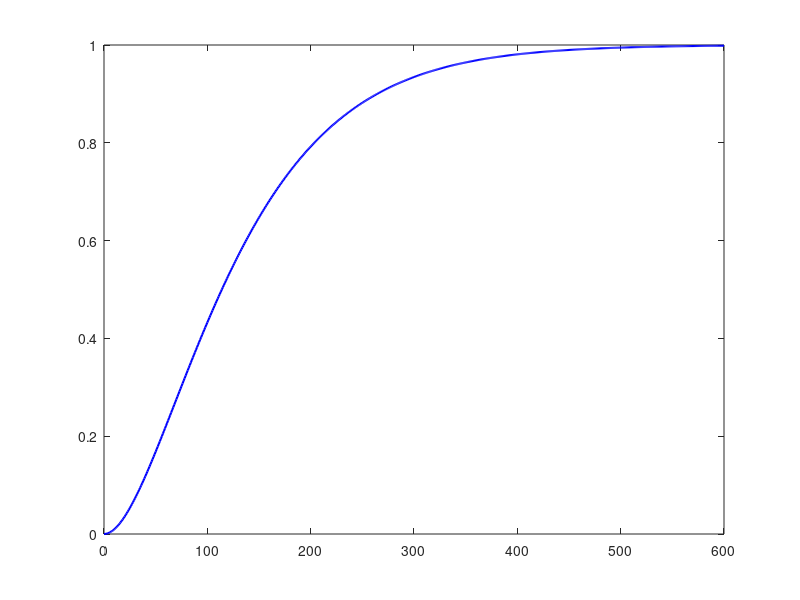

The MATLAB source for this figure: (Note: this script raises an error after producing the figure.)
% Parameter für das L2-Modell
rho = 1000; % Dichte der Flüssigkeit in kg/m^3
A = 1; % Grundfläche in m^2
a = 0.003; % Querschnitt des Auslaufs in m^2
g = 9.81; % Erdbeschleunigung in m/s^2
qzu = 6.0; % Stationärer Zufluss in kg/s

c2 = 1 / (rho * A);
c3 = (a * a * rho * g) / (A * qzu);
num = [c3];
den = [1 c3];

% Übertragungsfunktion für das L2-Modell
G1 = tf(num, den);

% Serienkaskade von zwei L2-Modellen
G2 = G1; % Da beide Modelle gleich sind, setzen wir G2 = G1
G_total = series(G1, G2); % Serienverknüpfung der beiden Modelle

% Simulation der Sprungantwort
t = 0:1:600; % Zeitvektor von 0 bis 600 Sekunden in Schritten von 1 s
[y, t] = step(G_total, t);

% Berechnung des Verstärkungsfaktors (Endwert der Sprungantwort)
steady_state_value = y(end);

% Berechnung der Steigung der Sprungantwort bei t = 0
initial_slope = (y(2) - y(1)) / (t(2) - t(1));

% Berechnung der Zeitkonstanten (63,2% des Endwerts)
target_value = 0.632 * steady_state_value;
T_index = find(y >= target_value, 1); % Index für ersten Punkt bei 63.2% des Endwerts
T_approx = t(T_index); % Zeitkonstante T


% Ableitung (Wendetangente)
dy_dt = diff(y) ./ diff(t); % Numerische Ableitung der Sprungantwort
[~, wende_index] = max(dy_dt); % Index des maximalen Anstiegs (Wendepunkt)
t_w = t(wende_index); % Zeit des Wendepunkts
x_w = y(wende_index); % Sprungantwort beim Wendepunkt
slope_w = dy_dt(wende_index); % Steigung der Wendetangente

% Verzugszeit (T_e) basierend auf Tangente (Schnittpunkt mit y=0)
Te = t_w - x_w / slope_w;

% Ausgleichszeit (T_b) (Schnittpunkt der Tangente mit Endwert)
Tb = (steady_state_value - x_w) / slope_w + t_w;
Tb=Tb-Te;

% Plot erstellen
figure;
plot(t, y, 'b-', 'LineWidth', 1.5); % Plot in Blau mit Linienbreite 1.5
hold on;
yline(steady_state_value, 'g--'); % Verstärkungsfaktor-Linie
xline(Te, 'm--'); % Verzugszeit-Linie
xline(Tb, 'c--'); % klassische Ausgleichszeit-Linie
plot(t_w, x_w, 'ro', 'DisplayName', 'Wendepunkt'); % Wendepunkt
plot([t_w Tb], [x_w steady_state_value], 'r--', 'DisplayName', 'Wendetangente'); % Wendetangente
%xline(Tb, 'm--', ['T_b = ', num2str(t_b, '%.2f'), ' s']); % Ausgleichszeit-Linie

% Beschriftung der Verstärkungsfaktors und der Zeitkonstanten
text(20, steady_state_value - 0.05, ['K = ', num2str(steady_state_value, '%.2f'), ' m'], 'Color', 'green', 'HorizontalAlignment', 'left');
text(Te + 10, 0.1 * steady_state_value, ['T_e = ', num2str(Te, '%.2f'), ' s'], 'Color', 'magenta', 'HorizontalAlignment', 'left');
text(Tb + 10, 0.9 * steady_state_value, ['T_b = ', num2str(Tb, '%.2f'), ' s'], 'Color', 'cyan', 'HorizontalAlignment', 'left');

% Achsenbeschriftung und Titel
grid on;
xlabel('Zeit t (s)');
ylabel('Füllstand x(t) (m)');
title('Simulation der Sprungantwort für eine Kaskade von zwei L2-Modellen');
legend('Füllstand x(t)', 'Endwert (Gain)', 'Verzugszeit (T_e)', 'Ausgleichszeit (T_b)');

% Ergebnisse anzeigen
disp(['Verzugszeit Te: ', num2str(Te, '%.2f'), ' s']);
disp(['Ausgleichszeit Tb: ', num2str(Tb, '%.2f'), ' s']);

% Plot speichern
saveas(gcf, 'simulation_ergebnis_L4.png');
